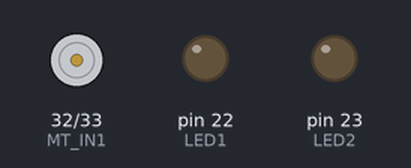
The sketch below on a simulated Arduino Mega 2560, built with avr-gcc and run on an emulated ATmega2560. On the bench: motor-driver pin pairs drawn as motors (green arrow = first pin HIGH = forward, orange = second pin HIGH = backward, longer = more drive), output pins drawn as LEDs (lit = HIGH).

Above: at 0.5 s.
At 3.44 s:
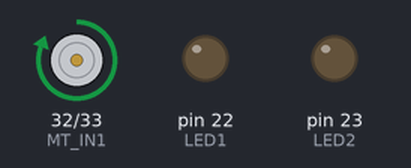
At 4.62 s:
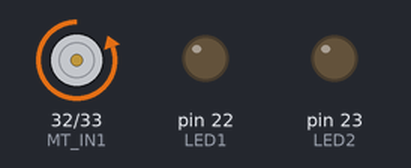
Timing chart, 0 to 5.4 s (numbered marks = the images above):
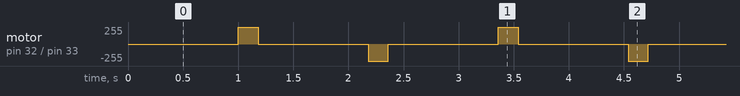

Measured:
- by itself, motor on pin 32 (MT_IN1) / pin 33 (MT_IN2): repeats every 2.4 s: stopped 1.0 s, backward 255/255 0.18 s, stopped 1.0 s, forward 255/255 0.18 s

The sketch:

Control-1.ino
```cpp
#define LED1 22
#define LED2 23
#define BUTTON1 34
#define BUTTON2 35
#define MT_IN1  32
#define MT_IN2  33
#define MT_POT  A0
#define V_POT   A3

signed int motor_val = 0; // Variable to store motor value
signed int pot_read = 0;  // Variable to store potentiometer reading

void setup()
{
  pinMode(LED1,OUTPUT); // Set LED1 pin as output
  pinMode(LED2,OUTPUT); // Set LED2 pin as output
  pinMode(BUTTON1,INPUT);  // Set BUTTON1 pin as input
  pinMode(BUTTON2,INPUT);  // Set BUTTON2 pin as input
  pinMode(MT_IN1,OUTPUT);  // Set motor input 1 pin as output
  pinMode(MT_IN2,OUTPUT);  // Set motor input 2 pin as output
}

void loop()
{
  delay(1000);      // Delay 1 second before starting
  digitalWrite(MT_IN1, HIGH);   // Drive motor clockwise (CW)
  digitalWrite(MT_IN2, LOW);
  delay(180);        // Drive period (Adjust here)
  digitalWrite(MT_IN1, LOW);    // Stop motor
  digitalWrite(MT_IN2, LOW);

  delay(1000);      // Delay 1 second before starting
  digitalWrite(MT_IN1, LOW);    // Drive motor counterclockwise (CCW)
  digitalWrite(MT_IN2, HIGH);
  delay(179);        // Drive period (Adjust here)
  digitalWrite(MT_IN1, LOW);    // Stop motor
  digitalWrite(MT_IN2, LOW);
}
```
